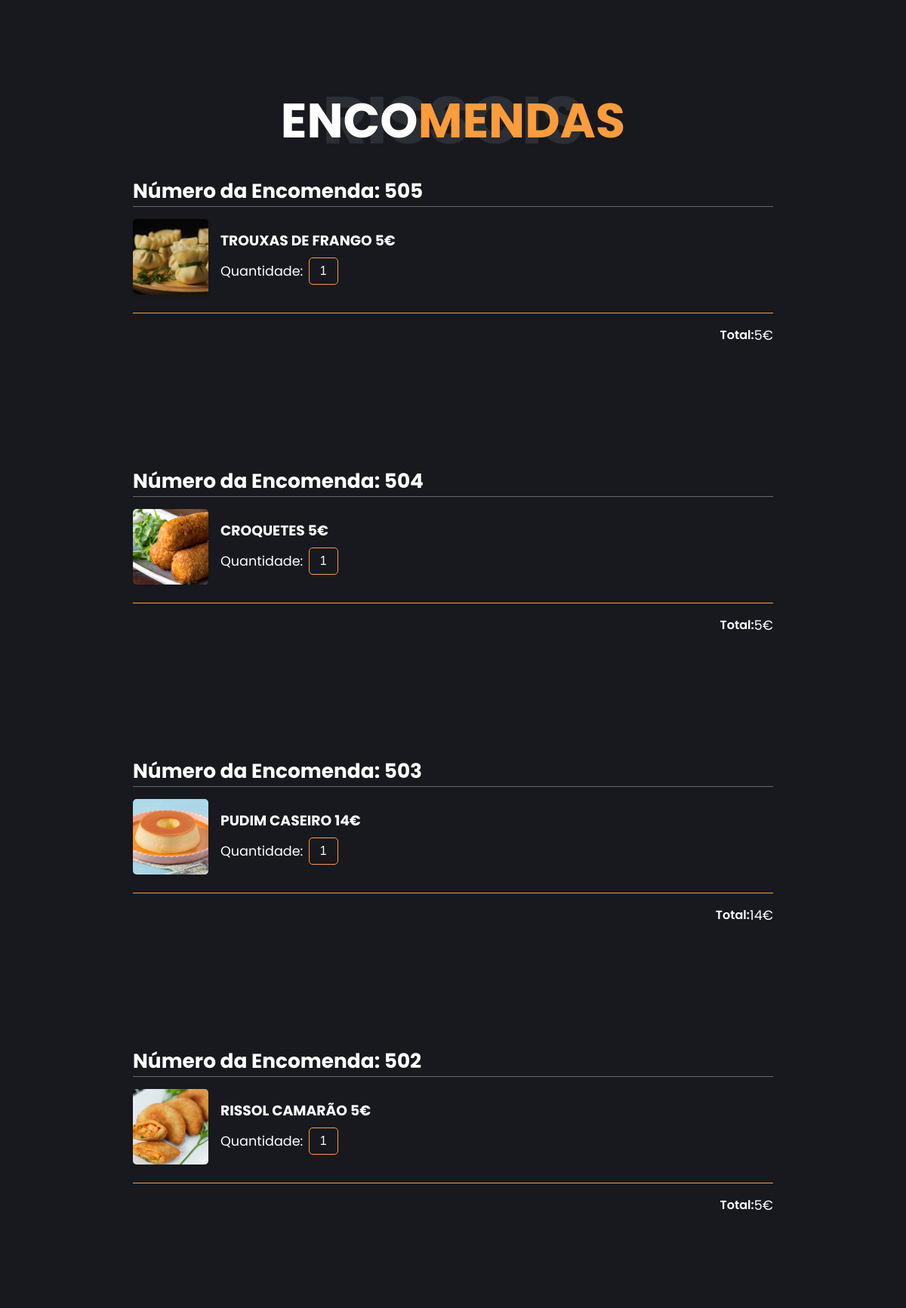
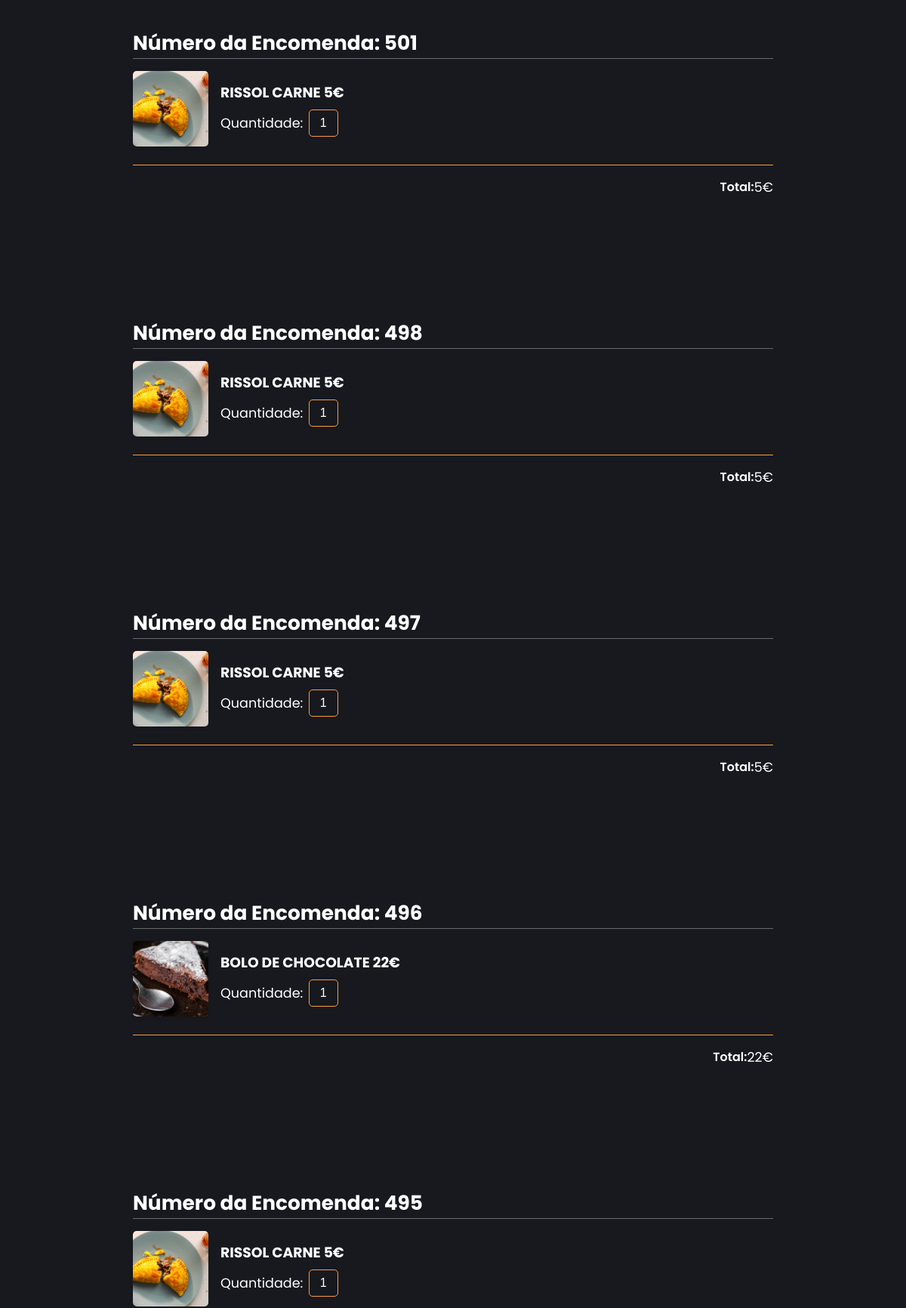
Screenshot of /php/historico.php (signed in, upper part) with the database file from the repository (2 pictures, top to bottom).
### tables this page shows
CREATE TABLE Encomendas (
    id_Encomendas INTEGER PRIMARY KEY AUTOINCREMENT,
    id_clientes INTEGER NOT NULL,
    data_encomenda DATETIME,
    metedo_pagamento BOOLEAN,
    metedo_entrega BOOLEAN,
    mensagem TEXT,
    FOREIGN KEY(id_clientes) REFERENCES Clientes(id_clientes)
);

### includes/historico_inc.php (called while the page is built, shortened)
<?php
require_once 'conn.php';
require_once 'functions_inc.php';
$userId = $_SESSION["userid"];
$userOrders = getUserOrders($userId, $db);

### includes/functions_inc.php (called while the page is built, shortened)
<?php
function getUserOrders($userId, $db)
{
    $queryOrders = "SELECT * FROM Encomendas WHERE id_clientes = :userid";
    $stmtOrders = $db->prepare($queryOrders);
    $stmtOrders->bindValue(':userid', $userId, SQLITE3_INTEGER);
    $resultOrders = $stmtOrders->execute();
    $orders = array();
    while ($rowOrders = $resultOrders->fetchArray(SQLITE3_ASSOC)) {
        $order = array(
            'id_Encomendas' => $rowOrders['id_Encomendas'],
            'data_encomenda' => $rowOrders['data_encomenda'],
            'metedo_pagamento' => $rowOrders['metedo_pagamento'],
            'metedo_entrega' => $rowOrders['metedo_entrega'],
            'mensagem' => $rowOrders['mensagem'],
            'items' => array()
        );
        $queryItems = "SELECT p.nome_produto, p.preco, p.caminho_imagem, l.quantidade
                       FROM Linha_de_Encomenda l
                       INNER JOIN Produtos p ON l.Produtos_id_produto = p.id_produto
                       WHERE l.Encomendas_id_Encomendas = :orderId";
        $stmtItems = $db->prepare($queryItems);
        $stmtItems->bindValue(':orderId', $rowOrders['id_Encomendas'], SQLITE3_INTEGER);
        $resultItems = $stmtItems->execute();
        while ($rowItems = $resultItems->fetchArray(SQLITE3_ASSOC)) {
            $order['items'][] = array(
                'nome_produto' => $rowItems['nome_produto'],
                'preco' => $rowItems['preco'],
                'caminho_imagem' => $rowItems['caminho_imagem'],
                'quantidade' => $rowItems['quantidade']
            );
        }
        $orders[] = $order;
    }
    return $orders;
}

### php/historico.php (the view, shortened to what this page needs)
<!DOCTYPE html>
<html lang="en">
<head>
        <link rel="stylesheet" href="../styles/style.css" />
                    <link rel="stylesheet" href="https://cdnjs.cloudflare.com/ajax/libs/font-awesome/5.15.4/css/all.min.css" />
                        <link rel="stylesheet" href="https://cdnjs.cloudflare.com/ajax/libs/toastr.js/latest/toastr.min.css">
                                <link rel="stylesheet" href="https://cdn.jsdelivr.net/npm/sweetalert2@11.0.20/dist/sweetalert2.min.css">
</head>
<body class="main-content">
    <main>
        <section class="container contact active" id="contact">
            <div class="contact-container">
                <div class="main-title">
                    <h2>enco<span>mendas</span><span class="bg-text">Rissois</span></h2>
                </div><br>
                <?php
                include('../includes/historico_inc.php');
                foreach (array_reverse($userOrders) as $order) {
                    $total = 0;
                    echo "<div class='order'>";
                    echo "<h1>Número da Encomenda: " . $order['id_Encomendas'] . "</h1>";
                    foreach ($order['items'] as $item) {
                        echo "<div class='cart-item'>";
                        echo "<div class='cart-img-box' class='fancybox'>";
                        echo "<img src='{$item['caminho_imagem']}' alt='{$item['nome_produto']}' class='cart-img'>";
                        echo "</div>";
                        echo "<div class='detail-box'>";
                        echo "<div class='cart-product-title'><h3>{$item['nome_produto']} {$item['preco']}€</h3></div>";
                        echo "<div class='cart-quantity-box'>";
                        echo "<label for='quantity'>Quantidade:</label>";
                        echo "<input type='text' value='{$item['quantidade']}' class='cart-quantity' id='quantity' disabled>";
                        echo "</div>";
                        echo "</div>";
                        echo "</div>";
                        $total += $item['preco'] * $item['quantidade'];
                    }
                    echo "
    <div class='total'>
        <div class='total-title'>Total:</div>
        <div> {$total}€</div>
    </div>
    ";
                    echo "</div>";
                }
                ?>
        </section>
    </main>
</body>
</html>

### styles/style.css (style rules this page uses)
* { margin: 0; padding: 0; box-sizing: border-box; list-style: none; scroll-behavior: smooth; }
:root { --color-primary: #17191f; --color-secondary: #fd9c3a; --color-white: #ffff; --color-black: #000; --color-grey0: #f8f8f8; --color-grey-1: #dbe1e8; --color-grey-2: #b2becd; --color-grey-3: #6c7983; --color-grey-4: #454e56; --color-grey-5: #2a2e35; --color-grey-6: #12181b; --br-sm-2: 14px; --box-shadow-1: 0 5px 15px rgba(0, 0, 0, 0.2); }
body { background-color: var(--color-primary); font-family: "Poppins", sans-serif; font-size: 1.1rem; color: var(--color-white); transition: all 0.4s ease-in-out; }
section { min-height: 100vh; width: 100%; position: absolute; left: 0; top: 0; padding: 3rem 18rem; }
.container { display: none; transform: translateY(-100%) scale(0); transition: all 0.4s ease-in-out; background-color: var(--color-primary); }
.active { display: block; animation: appear 0.8s ease-in-out; transform: translateY(0) scaleY(1); }
.cart-item { display: grid; grid-template-columns: 100px 1fr auto; align-items: center; gap: 1rem; border-top: 1px solid rgba(255, 255, 255, 0.35); padding-top: 1rem; }
.cart-img-box { width: 100px; height: 100px; overflow: hidden; border-radius: 5px; box-shadow: 0 2px 4px rgba(0, 0, 0, 0.1); }
.cart-img { width: 100%; height: 100%; -o-object-fit: cover; object-fit: cover; }
.detail-box { display: grid; row-gap: 0.5rem; }
.cart-product-title { font-size: 1rem; text-transform: uppercase; }
.cart-quantity-box { display: flex; align-items: center; }
.cart-quantity { border: 1px solid var(--color-secondary); background-color: var(--color-primary); color: white; width: 2.4rem; text-align: center; font-size: 1rem; padding: 0.5rem; border-radius: 5px; margin-left: 0.5rem; }
.total { display: flex; justify-content: flex-end; margin-top: 1.5rem; padding-top: 1rem; transition: all 0.3s ease; border-top: 1px solid var(--color-secondary); }
.total-title { font-size: 1rem; font-weight: 600; }
input, button { border: none; outline: none; border-radius: 30px; font-size: 1.1em; }
input { width: 100%; background: #e6e6e6; color: var(--color-grey-3); letter-spacing: 0.5px; padding: 14px 64px; }
.main-title { text-align: center; }
.main-title h2 { position: relative; text-transform: uppercase; font-size: 4rem; font-weight: 700; }
.main-title h2 span { color: var(--color-secondary); }
.main-title h2 .bg-text { position: absolute; top: 50%; left: 50%; color: var(--color-grey-5); transition: all 0.4s ease-in-out; z-index: -1; transform: translate(-50%, -50%); font-weight: 800; font-size: 6.3rem; }
.order { margin-bottom: 10rem; }
@media screen and (max-width: 1432px) { .container { padding: 7rem 11rem; } }
@media screen and (max-width: 1432px) { .main-title h2 .bg-text { font-size: 5.5rem; } }

### rows the page displays
encomendas: id_Encomendas "505", nome_produto "TROUXAS DE FRANGO", preco "5", quantidade "1", total "5"
encomendas: id_Encomendas "504", nome_produto "CROQUETES", preco "5", quantidade "1", total "5"
encomendas: id_Encomendas "503", nome_produto "PUDIM CASEIRO", preco "14", quantidade "1", total "14"
encomendas: id_Encomendas "502", nome_produto "RISSOL CAMARÃO", preco "5", quantidade "1", total "5"
encomendas: id_Encomendas "501", nome_produto "RISSOL CARNE", preco "5", quantidade "1", total "5"
encomendas: id_Encomendas "498", nome_produto "RISSOL CARNE", preco "5", quantidade "1", total "5"
encomendas: id_Encomendas "497", nome_produto "RISSOL CARNE", preco "5", quantidade "1", total "5"
encomendas: id_Encomendas "496", nome_produto "BOLO DE CHOCOLATE", preco "22", quantidade "1", total "22"
encomendas: id_Encomendas "495", nome_produto "RISSOL CARNE", preco "5", quantidade "1"
